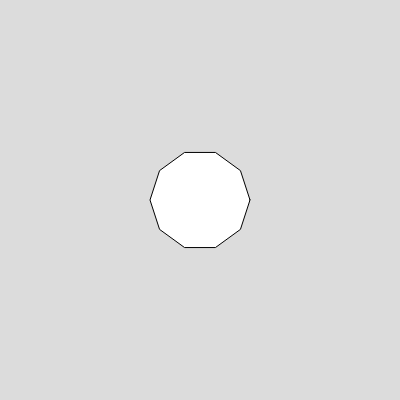
Frame 1 (no input)
Frame 2 (the mouse pressed at the canvas centre, redrawn once): identical to frame 1, image omitted

The p5.js sketch that drew this single still picture (run headless with seeded random() and noise() and a simulated clock; the mouse was pressed at the canvas centre and the sketch redrawn once):

// p5.js sketch
// ── sketch.js
let x;
let y;

function setup() {
  createCanvas(400, 400);
  noLoop();
  angleMode(DEGREES);
}

function draw() {
  background(220);
  
  beginShape();
  for(let a = 0; a < 360; a+=36){ // change a+ to how many sides (36 would be 10)
    x = 200 + 50 * cos(a);
    y = 200 + 50 * sin(a);
  
    
    vertex(x,y);
  
  }
  endShape(CLOSE);
}
